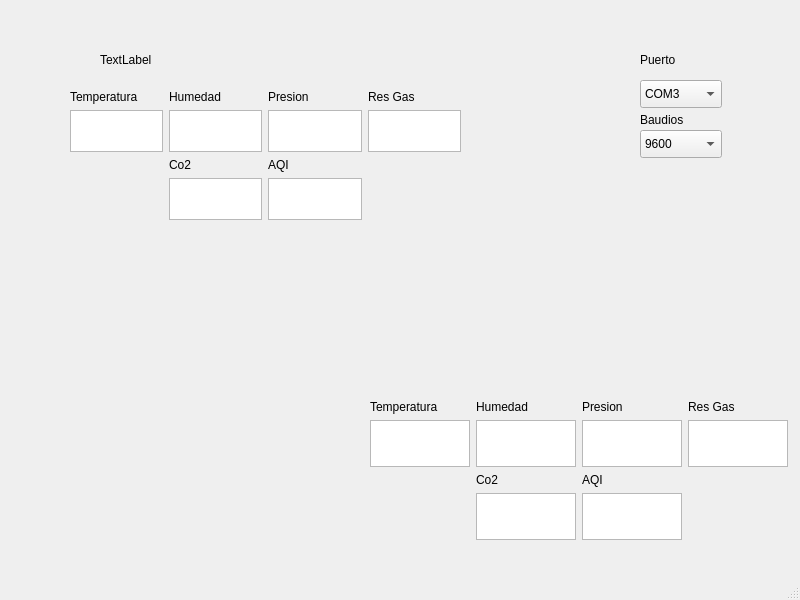
<?xml version="1.0" encoding="UTF-8"?>
<ui version="4.0">
 <class>MainWindow</class>
 <widget class="QMainWindow" name="MainWindow">
  <property name="geometry">
   <rect>
    <x>0</x>
    <y>0</y>
    <width>800</width>
    <height>600</height>
   </rect>
  </property>
  <property name="windowTitle">
   <string>MainWindow</string>
  </property>
  <widget class="QWidget" name="centralwidget">
   <widget class="QComboBox" name="comboBox">
    <property name="geometry">
     <rect>
      <x>640</x>
      <y>80</y>
      <width>82</width>
      <height>28</height>
     </rect>
    </property>
    <item>
     <property name="text">
      <string>COM3</string>
     </property>
    </item>
    <item>
     <property name="text">
      <string>COM1</string>
     </property>
    </item>
    <item>
     <property name="text">
      <string>COM2</string>
     </property>
    </item>
    <item>
     <property name="text">
      <string>COM4</string>
     </property>
    </item>
    <item>
     <property name="text">
      <string>COM5</string>
     </property>
    </item>
    <item>
     <property name="text">
      <string>COM6</string>
     </property>
    </item>
    <item>
     <property name="text">
      <string>COM7</string>
     </property>
    </item>
    <item>
     <property name="text">
      <string>COM8</string>
     </property>
    </item>
    <item>
     <property name="text">
      <string>COM9</string>
     </property>
    </item>
   </widget>
   <widget class="QComboBox" name="comboBox_2">
    <property name="geometry">
     <rect>
      <x>640</x>
      <y>130</y>
      <width>82</width>
      <height>28</height>
     </rect>
    </property>
    <item>
     <property name="text">
      <string>9600</string>
     </property>
    </item>
   </widget>
   <widget class="QLabel" name="label">
    <property name="geometry">
     <rect>
      <x>100</x>
      <y>50</y>
      <width>63</width>
      <height>20</height>
     </rect>
    </property>
    <property name="text">
     <string>TextLabel</string>
    </property>
   </widget>
   <widget class="QLabel" name="label_2">
    <property name="geometry">
     <rect>
      <x>640</x>
      <y>50</y>
      <width>63</width>
      <height>20</height>
     </rect>
    </property>
    <property name="text">
     <string>Puerto</string>
    </property>
   </widget>
   <widget class="QWidget" name="gridLayoutWidget">
    <property name="geometry">
     <rect>
      <x>70</x>
      <y>90</y>
      <width>391</width>
      <height>131</height>
     </rect>
    </property>
    <layout class="QGridLayout" name="gridLayout">
     <item row="1" column="2">
      <widget class="QTextEdit" name="textEdit_pres1"/>
     </item>
     <item row="3" column="1">
      <widget class="QTextEdit" name="textEdit_eco2_1"/>
     </item>
     <item row="2" column="0">
      <widget class="QLabel" name="label_7">
       <property name="text">
        <string/>
       </property>
      </widget>
     </item>
     <item row="1" column="1">
      <widget class="QTextEdit" name="textEdit_hum1"/>
     </item>
     <item row="1" column="0">
      <widget class="QTextEdit" name="textEdit_temp1"/>
     </item>
     <item row="0" column="0">
      <widget class="QLabel" name="label_3">
       <property name="text">
        <string>Temperatura</string>
       </property>
      </widget>
     </item>
     <item row="0" column="1">
      <widget class="QLabel" name="label_4">
       <property name="text">
        <string>Humedad</string>
       </property>
      </widget>
     </item>
     <item row="0" column="2">
      <widget class="QLabel" name="label_5">
       <property name="text">
        <string>Presion</string>
       </property>
      </widget>
     </item>
     <item row="0" column="3">
      <widget class="QLabel" name="label_6">
       <property name="text">
        <string>Res Gas</string>
       </property>
      </widget>
     </item>
     <item row="3" column="2">
      <widget class="QTextEdit" name="textEdit_aqi1"/>
     </item>
     <item row="1" column="3">
      <widget class="QTextEdit" name="textEdit_gas1"/>
     </item>
     <item row="2" column="2">
      <widget class="QLabel" name="label_9">
       <property name="text">
        <string>AQI</string>
       </property>
      </widget>
     </item>
     <item row="2" column="1">
      <widget class="QLabel" name="label_8">
       <property name="text">
        <string>Co2</string>
       </property>
      </widget>
     </item>
    </layout>
   </widget>
   <widget class="QWidget" name="gridLayoutWidget_2">
    <property name="geometry">
     <rect>
      <x>370</x>
      <y>400</y>
      <width>418</width>
      <height>141</height>
     </rect>
    </property>
    <layout class="QGridLayout" name="gridLayout_2">
     <item row="3" column="1">
      <widget class="QTextEdit" name="textEdit_eco2_2"/>
     </item>
     <item row="0" column="3">
      <widget class="QLabel" name="label_14">
       <property name="text">
        <string>Res Gas</string>
       </property>
      </widget>
     </item>
     <item row="0" column="1">
      <widget class="QLabel" name="label_12">
       <property name="text">
        <string>Humedad</string>
       </property>
      </widget>
     </item>
     <item row="0" column="0">
      <widget class="QLabel" name="label_11">
       <property name="text">
        <string>Temperatura</string>
       </property>
      </widget>
     </item>
     <item row="1" column="0">
      <widget class="QTextEdit" name="textEdit_temp2"/>
     </item>
     <item row="1" column="1">
      <widget class="QTextEdit" name="textEdit_hum2"/>
     </item>
     <item row="1" column="3">
      <widget class="QTextEdit" name="textEdit_gas2"/>
     </item>
     <item row="2" column="0">
      <widget class="QLabel" name="label_15">
       <property name="text">
        <string/>
       </property>
      </widget>
     </item>
     <item row="1" column="2">
      <widget class="QTextEdit" name="textEdit_pres2"/>
     </item>
     <item row="3" column="2">
      <widget class="QTextEdit" name="textEdit_aqi2"/>
     </item>
     <item row="2" column="2">
      <widget class="QLabel" name="label_17">
       <property name="text">
        <string>AQI</string>
       </property>
      </widget>
     </item>
     <item row="2" column="1">
      <widget class="QLabel" name="label_16">
       <property name="text">
        <string>Co2</string>
       </property>
      </widget>
     </item>
     <item row="0" column="2">
      <widget class="QLabel" name="label_13">
       <property name="text">
        <string>Presion</string>
       </property>
      </widget>
     </item>
    </layout>
   </widget>
   <widget class="QLabel" name="label_19">
    <property name="geometry">
     <rect>
      <x>640</x>
      <y>110</y>
      <width>63</width>
      <height>20</height>
     </rect>
    </property>
    <property name="text">
     <string>Baudios</string>
    </property>
   </widget>
  </widget>
  <widget class="QMenuBar" name="menubar">
   <property name="geometry">
    <rect>
     <x>0</x>
     <y>0</y>
     <width>800</width>
     <height>25</height>
    </rect>
   </property>
  </widget>
  <widget class="QStatusBar" name="statusbar"/>
 </widget>
 <resources/>
 <connections/>
</ui>
